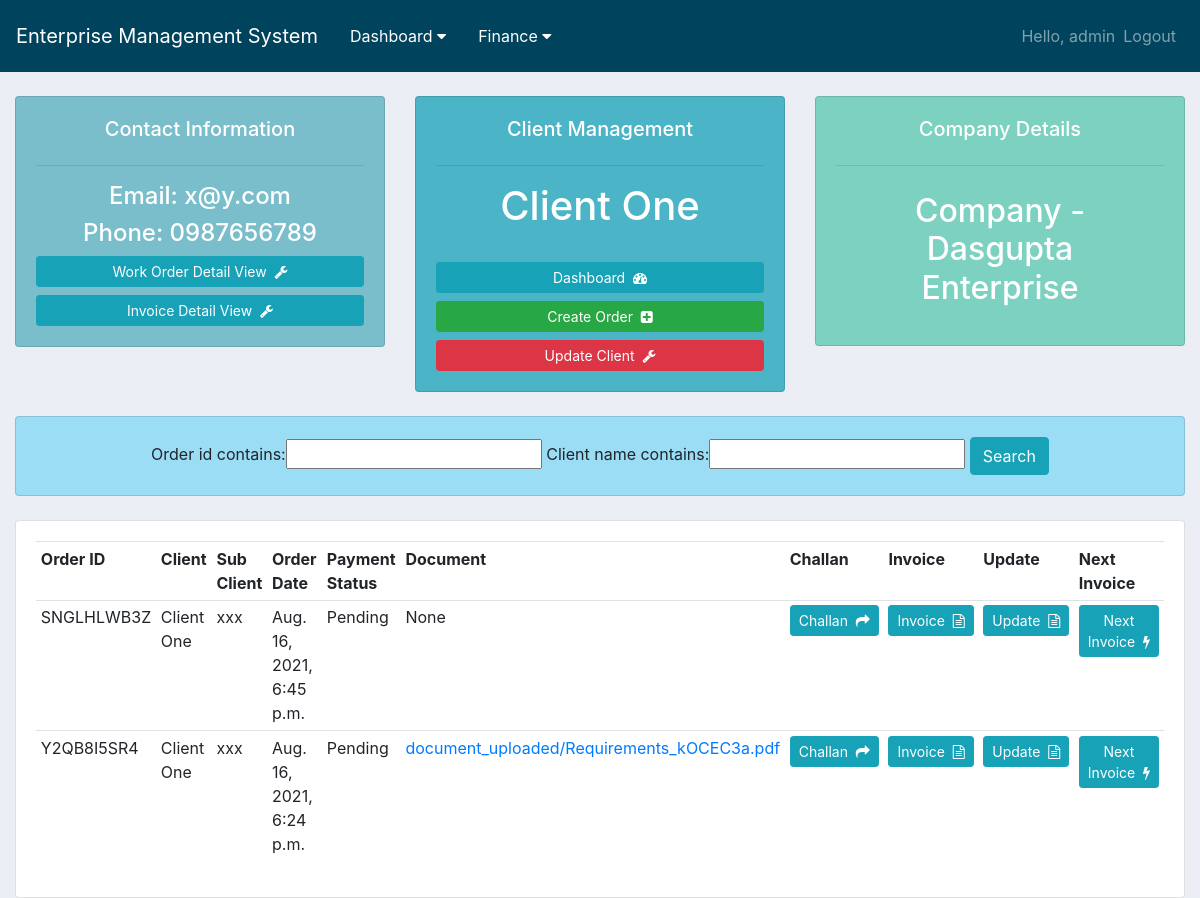
Before: /client/7/ (signed in) with the older database file.
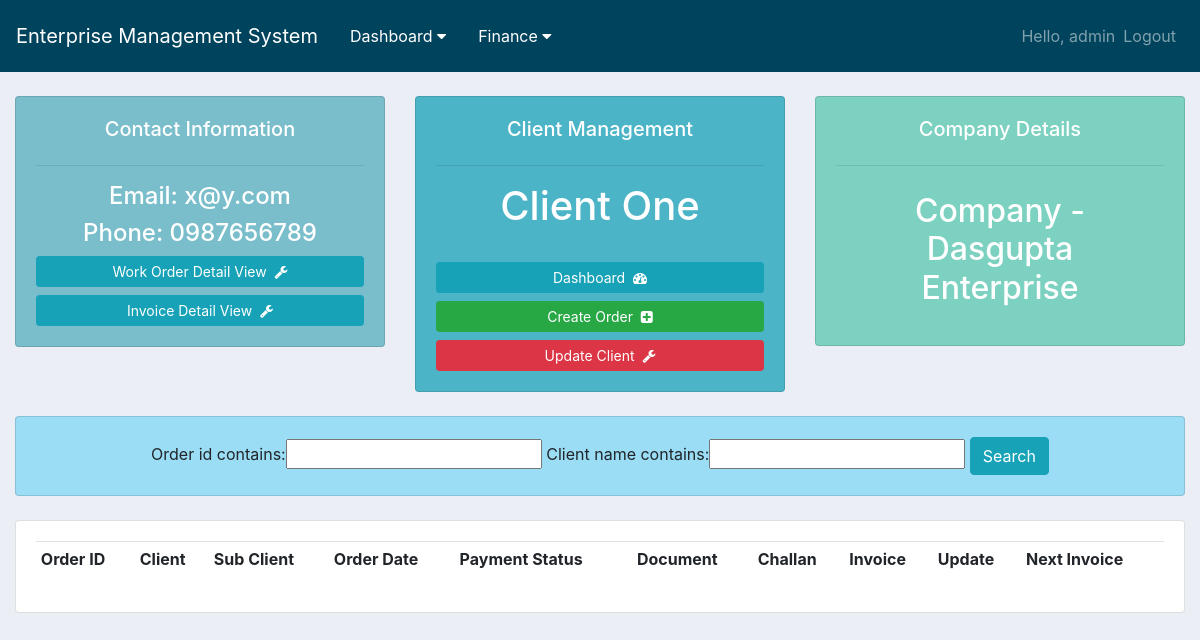
After: the same page with the newer database file.
### order/models.py (models this page shows, shortened)
class Order(models.Model):
    STATUS = (
        ('Pending', 'Pending'),
        ('Paid', 'Paid'),
    )
    CSR_value = (
        (True, 'Paid'),
        (False, 'Not Paid'),
    )
    MONTH = (
        ('JANUARY', 'JANUARY'),
        ('FEBRUARY', 'FEBRUARY'),
        ('MARCH', 'MARCH'),
        ('APRIL', 'APRIL'),
        ('MAY', 'MAY'),
        ('JUNE', 'JUNE'),
        ('JULY', 'JULY'),
        ('AUGUST', 'AUGUST'),
        ('SEPTEMBER', 'SEPTEMBER'),
        ('OCTOBER', 'OCTOBER'),
        ('NOVEMBER', 'NOVEMBER'),
        ('DECEMBER', 'DECEMBER'),
    )
    order_id = models.CharField(max_length=120, null=True, blank=True)
    client = models.ForeignKey(Client, null=True, on_delete=models.CASCADE)
    company = models.ForeignKey(Company, null=True, on_delete=models.CASCADE)
    sub_client = models.CharField(max_length=120, null=True, blank=True)
    service_1 = models.ForeignKey(Service, null=True, on_delete=models.CASCADE, related_name='service_1')
    rate_1 = models.DecimalField(default=0.00, max_digits=10, decimal_places=2)
    service_2 = models.ForeignKey(Service, null=True, on_delete=models.CASCADE, related_name='service_2')
    rate_2 = models.DecimalField(default=0.00, max_digits=10, decimal_places=2)
    service_3 = models.ForeignKey(Service, null=True, on_delete=models.CASCADE, related_name='service_3')
    rate_3 = models.DecimalField(default=0.00, max_digits=10, decimal_places=2)
    service_4 = models.ForeignKey(Service, null=True, on_delete=models.CASCADE, related_name='service_4')
    rate_4 = models.DecimalField(default=0.00, max_digits=10, decimal_places=2)
    upload_document = models.FileField(upload_to="document_uploaded/", blank=True)
    work_order_period = models.CharField(max_length=100, null=True)
    invoice_for_month = models.CharField(max_length=100, default='JAN', choices=MONTH)
    date = models.CharField(max_length=20, null=True)
    frequency = models.CharField(max_length=100, null=True)
    bill_raised = models.CharField(max_length=100, null=True)
    area = models.IntegerField(default=0)
    rate = models.DecimalField(default=0.00, max_digits=10, decimal_places=2)
    payment = models.CharField(max_length=100, default='Pending', choices=STATUS)
    payment_details = models.CharField(max_length=100, null=True)
    payment_date = models.DateField(blank=True, null=True)
    bank_transfer = models.BooleanField(default=False)
    TDS = models.IntegerField(default=0)
    CSR = models.IntegerField(default=0)
    csr_status = models.BooleanField(default=False, choices=CSR_value)
    total = models.DecimalField(default=0.00, max_digits=10, decimal_places=2)
    challan_text = models.TextField(max_length=200, null=True)
    remark = models.TextField(max_length=200, null=True)
    timestamp = models.DateTimeField(auto_now_add=True, null=True)

### client/models.py (models this page shows, shortened)
class Client(models.Model):
    company = models.ForeignKey(Company, null=True, on_delete=models.CASCADE)
    name = models.CharField(max_length=100, null=True)
    phone = models.CharField(max_length=20, null=True)
    email = models.EmailField()
    address = models.TextField(max_length=200, null=True)
    timestamp = models.DateTimeField(auto_now_add=True, null=True)

### client/views.py (the view)
# urls.py: path('<int:pk>/', views.client_page, name='client_view'),
@login_required(login_url='login')
def client_page(request, pk):
    client = Client.objects.get(id=pk)
    orders = Order.objects.filter(client__name=client.name)
    total_order = orders.count()
    order_filter = OrderFilter(request.GET, queryset=orders)
    orders = order_filter.qs
    context = {
        "title": "Clients",
        "content": "Clients Page",
        "client": client,
        "orders": orders,
        "total_order": total_order,
        "order_filter": order_filter,
    }
    return render(request, 'client.html', context)

### templates/client.html
{% extends "base.html" %}
{% block content %}
<br>
<div class="container-fluid">
	<div class="row">
		<div class="col-md">
			<div class="card text-center text-white card-body" id="client_info">
				<h5>Contact Information</h5>
				<hr>
				<h4>Email: {{ client.email }}</h4>
				<h4>Phone: {{ client.phone }}</h4>
				<a class="btn btn-info  btn-sm btn-block" href="{% url 'client:client_detail_view' client.id %}">Work Order Detail View&nbsp;&nbsp;<i class="fa fa-wrench" aria-hidden="true"></i></a>
				<a class="btn btn-info  btn-sm btn-block" href="{% url 'client:invoice_detail_view' client.id %}">Invoice Detail View&nbsp;&nbsp;<i class="fa fa-wrench" aria-hidden="true"></i></a>
			</div>
		</div>
		<div class="col-md">
			<div class="card text-center text-white card-body" id="client_management">
				<h5>Client Management</h5>
				<hr>
				<h1 class="text-center">{{ client.name }}</h1>
				<br>
				{% if client.company.name == 'Asian Chemicals' %}
					<a class="btn btn-info  btn-sm btn-block" href="{% url 'AC_dashboard' %}">Dashboard&nbsp;&nbsp;<i class="fa fa-tachometer" aria-hidden="true"></i></a>
					<a class="btn btn-success btn-sm btn-block" href="{% url 'order:accreate_order' %}">Create Order&nbsp;&nbsp;<i class="fa fa-plus-square" aria-hidden="true"></i></a>
				{% else %}
					<a class="btn btn-info  btn-sm btn-block" href="{% url 'DE_dashboard' %}">Dashboard&nbsp;&nbsp;<i class="fa fa-tachometer" aria-hidden="true"></i></a>
					<a class="btn btn-success btn-sm btn-block" href="{% url 'order:decreate_order' %}">Create Order&nbsp;&nbsp;<i class="fa fa-plus-square" aria-hidden="true"></i></a>
				{% endif %}
				<a class="btn btn-danger  btn-sm btn-block" href="{% url 'client:update_client' client.id %}">Update Client&nbsp;&nbsp;<i class="fa fa-wrench" aria-hidden="true"></i></a>
			</div>
		</div>
		<div class="col-md">
			<div class="card text-center text-white card-body" id="total_order">
				<h5>Company Details</h5>
				<hr>
				<h2 style="text-align: center;padding: 10px">Company - {{ client.company.name }}</h2>
			</div>
		</div>
	</div>
	<br>
	<div class="row">
		<div class="col">
			<div class="card text-center card-body" id="search_card">
				<form method="get">
				{{ order_filter.form }}
				<button class="btn btn-info" type="submit">Search</button>
			  </form>
			</div>
		</div>
	</div>
	<br>
	<div class="row">
		<div class="col-md">
			<div class="card card-body">
				<table class="table table-sm">
					<tr>
						<th>Order ID</th>
						<th>Client</th>
						<th>Sub Client</th>
						<th>Order Date</th>
						<th>Payment Status</th>
						<th>Document</th>
						<th>Challan</th>
						<th>Invoice</th>
						<th>Update</th>
						<th>Next Invoice</th>
					</tr>
					{% for order in orders|slice:"::-1"|slice:":30" %}
						<tr>
							<td>{{ order.order_id }}</td>
							<td>{{ order.client.name }}</td>
							<td>{{ order.sub_client }}</td>
							<td>{{ order.timestamp }}</td>
							<td>{{ order.payment }}</td>
							{% if order.upload_document %}
							<td><a href="{{ order.upload_document.url }}">{{ order.upload_document }}</a></td>
							{% else %}
							<td>None</td>
							{% endif %}
							<td><a href="{% url 'order:view_order' order.id %}" type="button" class="btn btn-sm btn-info">Challan&nbsp;&nbsp;<i class="fa fa-share" aria-hidden="true"></i></a></td>
							<td><a href="{% url 'order:invoice' order.id %}" type="button" class="btn btn-sm btn-info">Invoice&nbsp;&nbsp;<i class="fa fa-file-text-o" aria-hidden="true"></i></a></td>
							<td><a href="{% url 'order:update_order' order.id %}" type="button" class="btn btn-sm btn-info">Update&nbsp;&nbsp;<i class="fa fa-file-text-o" aria-hidden="true"></i></a></td>
							<td><a href="{% url 'order:next_order' order.id %}" type="button" class="btn btn-sm btn-info">Next Invoice&nbsp;&nbsp;<i class="fa fa-bolt" aria-hidden="true"></i></a></td>
						</tr>
					{% endfor %}
				</table>
			</div>
		</div>
	</div>
</div>
{% endblock %}

Changed rows visible on the page:
removed Order: order_id "SNGLHLWB3Z", client.name "Client One", sub_client "xxx", timestamp "Aug. 16, 2021, 6:45 p.m.", payment "Pending", upload_document "None"
no longer on this page (row edited): Order: order_id "Y2QB8I5SR4", client.name "Client One", sub_client "xxx", timestamp "Aug. 16, 2021, 6:24 p.m.", payment "Pending", upload_document "document_uploaded/Requirements_kOCEC3a.pdf"
